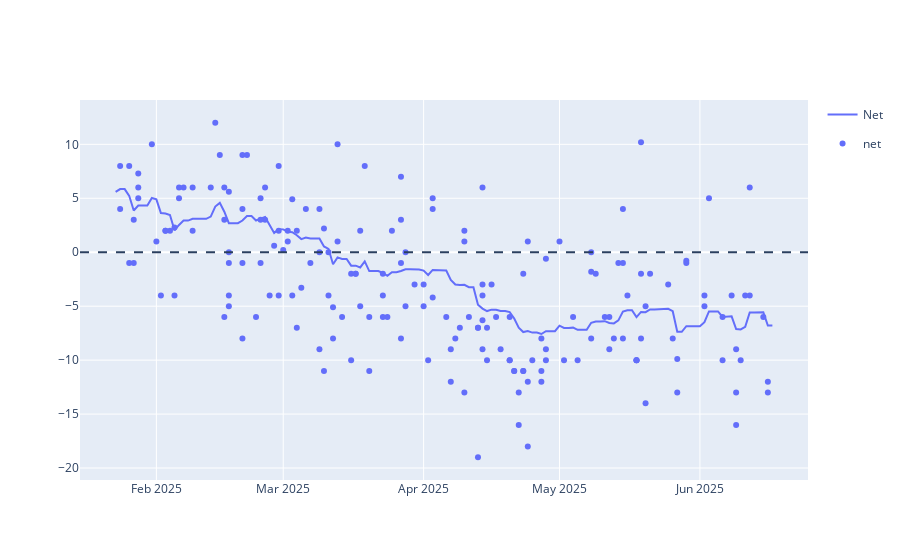

Here is the notebook cell this chart was saved with:
### Code cell
line = px.line(approval_avg, x='Date', y=['Net'])
scatter = px.scatter(polls_df[polls_df['end_date'] >= pd.to_datetime('2025-01-24')], x='end_date', y=['net'])
                     #trendline='lowess', trendline_options=dict(frac=0.2))
fig = go.Figure(data=line.data + scatter.data)
fig.add_hline(y=0, line_dash='dash')
fig.show()

### Figure 1 — Plotly figure (JSON) as saved in the notebook; plotly's stock layout.template omitted (floating-point values rounded to 4 significant figures; data arrays with more than 128 entries replaced by an {"elided": "..."} marker saying what was removed)
{"data": [{"hovertemplate": "variable=Net<br>Date=%{x}<br>value=%{y}<extra></extra>", "legendgroup": "Net", "line": {"color": "#636efa", "dash": "solid"}, "marker": {"symbol": "circle"}, "mode": "lines", "name": "Net", "orientation": "v", "showlegend": true, "type": "scatter", "x": {"elided": "146 str values"}, "xaxis": "x", "y": {"elided": "146 float values"}, "yaxis": "y"}, {"hovertemplate": "variable=net<br>end_date=%{x}<br>value=%{y}<extra></extra>", "legendgroup": "net", "marker": {"color": "#636efa", "symbol": "circle"}, "mode": "markers", "name": "net", "orientation": "v", "showlegend": true, "type": "scatter", "x": {"elided": "188 str values"}, "xaxis": "x", "y": {"elided": "188 float values"}, "yaxis": "y"}], "layout": {"shapes": [{"line": {"dash": "dash"}, "type": "line", "x0": 0, "x1": 1, "xref": "x domain", "y0": 0, "y1": 0, "yref": "y"}]}}
